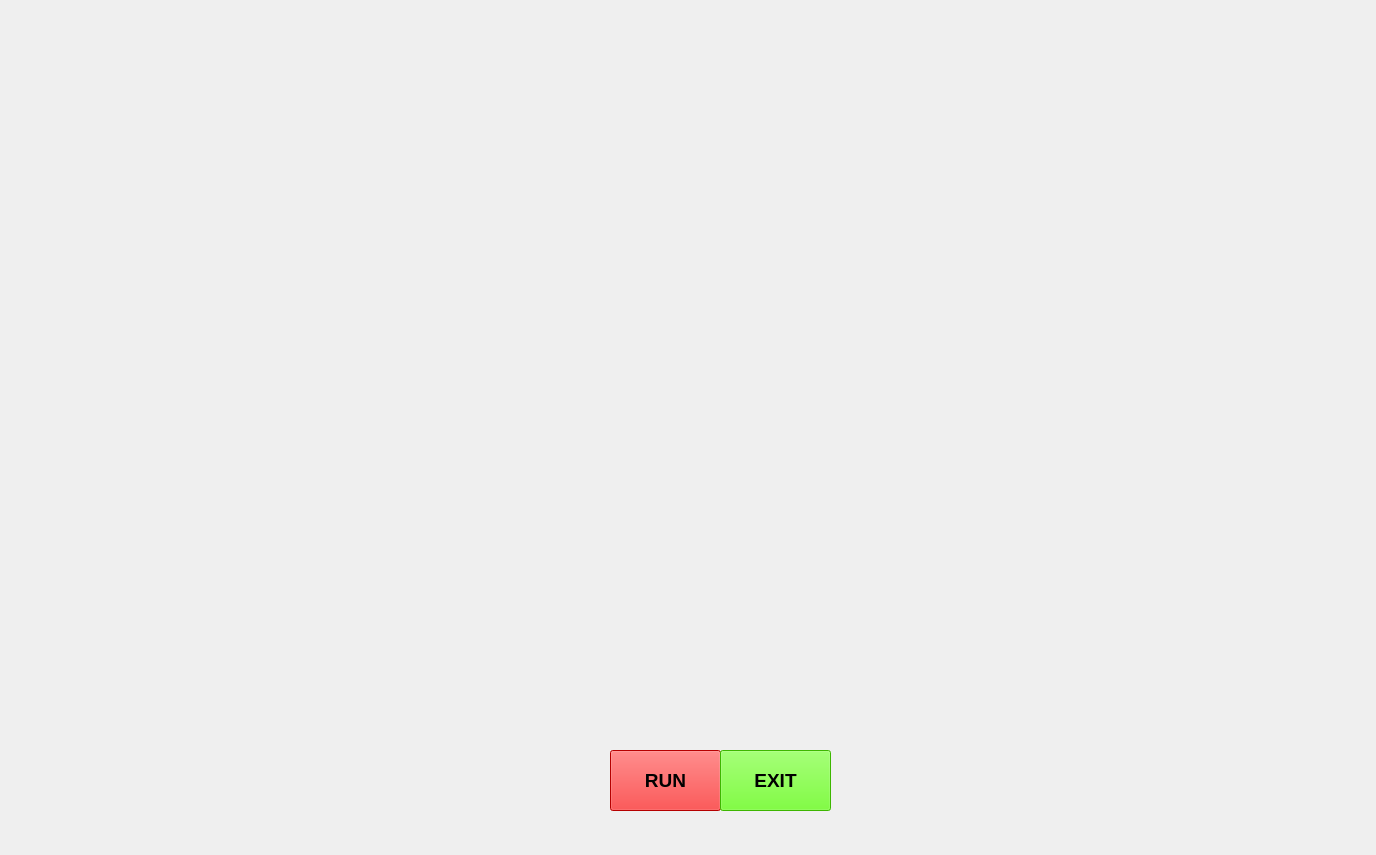
<?xml version="1.0" encoding="UTF-8"?>
<ui version="4.0">
 <class>jarvisUi</class>
 <widget class="QMainWindow" name="jarvisUi">
  <property name="geometry">
   <rect>
    <x>0</x>
    <y>0</y>
    <width>1376</width>
    <height>855</height>
   </rect>
  </property>
  <property name="windowTitle">
   <string>MainWindow</string>
  </property>
  <widget class="QWidget" name="centralwidget">
   <widget class="QLabel" name="label">
    <property name="geometry">
     <rect>
      <x>0</x>
      <y>0</y>
      <width>1371</width>
      <height>851</height>
     </rect>
    </property>
    <property name="text">
     <string/>
    </property>
    <property name="pixmap">
     <pixmap>D:/sbi/7LP8.gif</pixmap>
    </property>
   </widget>
   <widget class="QLabel" name="label_2">
    <property name="geometry">
     <rect>
      <x>40</x>
      <y>50</y>
      <width>501</width>
      <height>111</height>
     </rect>
    </property>
    <property name="text">
     <string/>
    </property>
    <property name="pixmap">
     <pixmap>D:/sbi/Jarvis_Loading_Screen.gif</pixmap>
    </property>
   </widget>
   <widget class="QPushButton" name="pushButton">
    <property name="geometry">
     <rect>
      <x>610</x>
      <y>750</y>
      <width>111</width>
      <height>61</height>
     </rect>
    </property>
    <property name="font">
     <font>
      <pointsize>14</pointsize>
      <weight>75</weight>
      <bold>true</bold>
     </font>
    </property>
    <property name="styleSheet">
     <string notr="true">background-color: rgb(255, 0, 0);</string>
    </property>
    <property name="text">
     <string>RUN</string>
    </property>
   </widget>
   <widget class="QPushButton" name="pushButton_2">
    <property name="geometry">
     <rect>
      <x>720</x>
      <y>750</y>
      <width>111</width>
      <height>61</height>
     </rect>
    </property>
    <property name="font">
     <font>
      <pointsize>14</pointsize>
      <weight>75</weight>
      <bold>true</bold>
     </font>
    </property>
    <property name="styleSheet">
     <string notr="true">background-color: rgb(85, 255, 0);</string>
    </property>
    <property name="text">
     <string>EXIT</string>
    </property>
   </widget>
   <widget class="QTextBrowser" name="textBrowser">
    <property name="geometry">
     <rect>
      <x>880</x>
      <y>30</y>
      <width>191</width>
      <height>91</height>
     </rect>
    </property>
    <property name="styleSheet">
     <string notr="true">background:transparent;
boeder-raduis;</string>
    </property>
   </widget>
   <widget class="QTextBrowser" name="textBrowser_2">
    <property name="geometry">
     <rect>
      <x>1070</x>
      <y>30</y>
      <width>191</width>
      <height>91</height>
     </rect>
    </property>
    <property name="styleSheet">
     <string notr="true">background:transparent;
boeder-raduis;</string>
    </property>
   </widget>
  </widget>
 </widget>
 <resources/>
 <connections/>
</ui>
